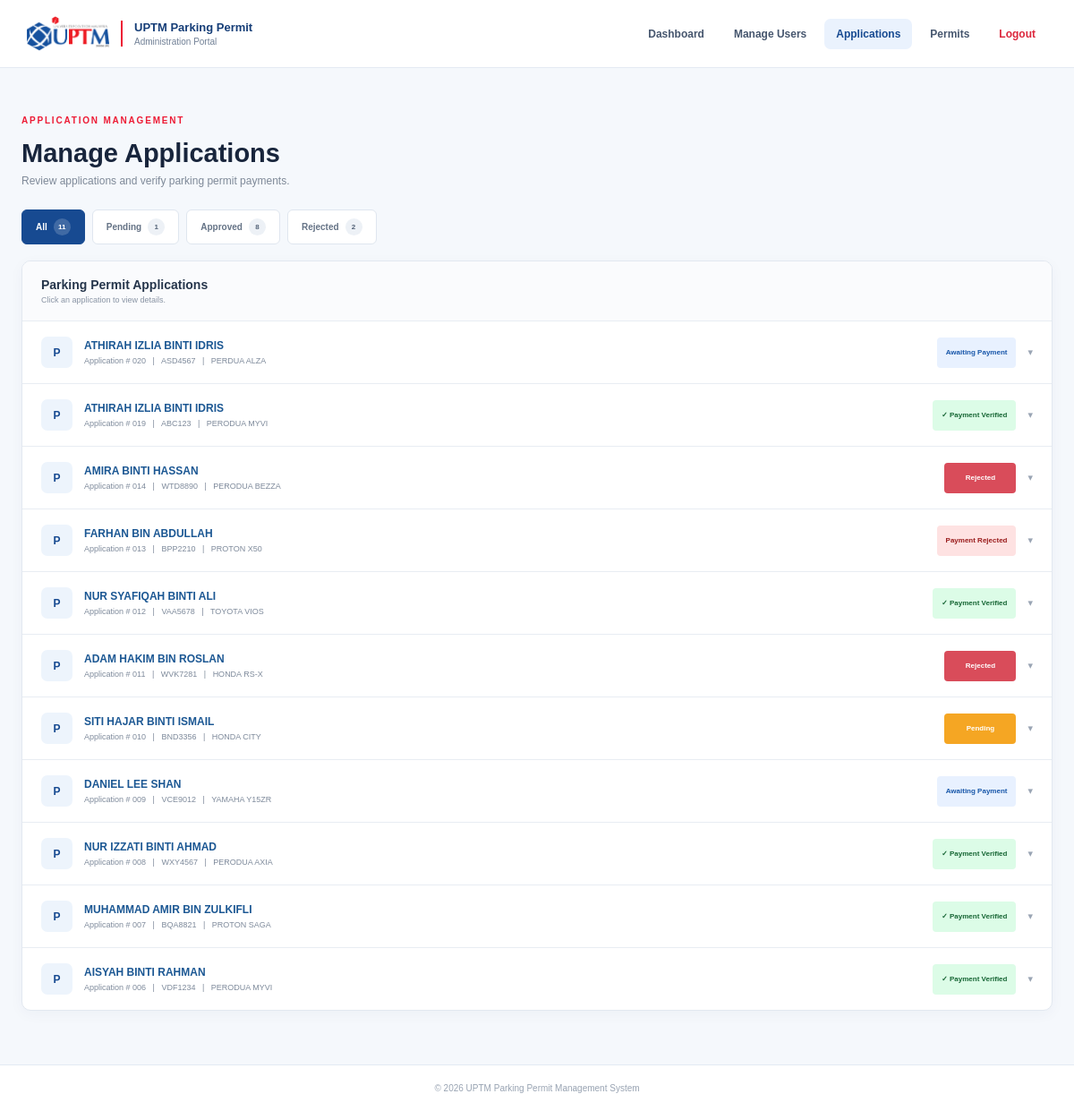
/manage_applications.php (signed in), run on the app's committed database.
### tables this page shows
CREATE TABLE `permit_applications` (
  `application_id` int(11) NOT NULL,
  `user_id` int(11) NOT NULL,
  `vehicle_id` int(11) NOT NULL,
  `application_date` datetime NOT NULL DEFAULT current_timestamp(),
  `status` enum('Pending','Approved','Rejected') NOT NULL DEFAULT 'Pending',
  `admin_remark` varchar(255) DEFAULT NULL,
  `reviewed_at` datetime DEFAULT NULL
);

CREATE TABLE `users` (
  `user_id` int(11) NOT NULL,
  `full_name` varchar(100) NOT NULL,
  `email` varchar(100) NOT NULL,
  `password` varchar(255) NOT NULL,
  `role` enum('Student','Staff','Admin') NOT NULL,
  `created_at` timestamp NOT NULL DEFAULT current_timestamp()
);

CREATE TABLE `vehicles` (
  `vehicle_id` int(11) NOT NULL,
  `user_id` int(11) NOT NULL,
  `plate_number` varchar(20) NOT NULL,
  `vehicle_type` varchar(50) NOT NULL,
  `vehicle_model` varchar(100) NOT NULL,
  `vehicle_colour` varchar(50) NOT NULL
);

CREATE TABLE `payments` (
  `payment_id` int(11) NOT NULL,
  `application_id` int(11) NOT NULL,
  `payment_amount` decimal(10,2) NOT NULL,
  `payment_method` enum('Bank Transfer','Cash Deposit') NOT NULL,
  `payment_reference` varchar(100) NOT NULL,
  `payment_proof` varchar(255) NOT NULL,
  `payment_date` datetime NOT NULL DEFAULT current_timestamp(),
  `payment_status` enum('Pending Verification','Paid','Rejected') NOT NULL DEFAULT 'Pending Verification',
  `admin_remark` varchar(255) DEFAULT NULL,
  `verified_at` datetime DEFAULT NULL
);

### manage_applications.php (the view, shortened to what this page needs)
<?php
require_once "db.php";
function e($value)
{
    return htmlspecialchars((string)$value, ENT_QUOTES, "UTF-8");
}
$status_filter = $_GET["status"] ?? "";
$count_sql = "SELECT COUNT(*) AS total, SUM(status = 'Pending') AS pending, SUM(status = 'Approved') AS approved, SUM(status = 'Rejected') AS rejected
              FROM permit_applications";
$count_result = mysqli_query($connect, $count_sql);
$count_data = mysqli_fetch_assoc($count_result);
$total_applications = (int)($count_data["total"] ?? 0);
$total_pending = (int)($count_data["pending"] ?? 0);
$total_approved = (int)($count_data["approved"] ?? 0);
$total_rejected = (int)($count_data["rejected"] ?? 0);
$sql = "SELECT
            a.application_id, a.application_date, a.status,a.admin_remark,
            u.full_name, u.email, u.role,
            v.plate_number, v.vehicle_type, v.vehicle_model, v.vehicle_colour,
            pay.payment_id,
            pay.payment_amount,
            pay.payment_method,
            pay.payment_reference,
            pay.payment_proof,
            pay.payment_date,
            pay.payment_status,
            pay.admin_remark AS payment_admin_remark,
            pay.verified_at
        FROM permit_applications a
        INNER JOIN users u
            ON a.user_id = u.user_id
        INNER JOIN vehicles v
            ON a.vehicle_id = v.vehicle_id
        LEFT JOIN payments pay
            ON pay.payment_id = (
                SELECT p2.payment_id
                FROM payments p2
                WHERE p2.application_id = a.application_id
                ORDER BY p2.payment_id DESC
                LIMIT 1)";
if ($status_filter !== "") {
    $sql .= " WHERE a.status = ? ORDER BY a.application_id DESC";
    $stmt = mysqli_prepare($connect, $sql);
    mysqli_stmt_bind_param($stmt, "s",$status_filter);
    mysqli_stmt_execute($stmt);
    $result = mysqli_stmt_get_result($stmt);
} else {
    $sql .= " ORDER BY a.application_id DESC";
    $result = mysqli_query($connect, $sql);
}
?>
<!DOCTYPE html>
<html lang="en">
<head>
    <link rel="stylesheet" href="style.css?v=9">
</head>
<body class="admin-page">
<header class="admin-header">
    <a href="admin_dashboard.php" class="admin-brand">
        <img src="images/uptm-logo.png" alt="UPTM Logo" class="admin-logo">
        <div class="admin-brand-text">
            <strong>UPTM Parking Permit</strong>
            <span>Administration Portal</span>
        </div>
    </a>
    <nav class="admin-nav">
        <a href="admin_dashboard.php" class="admin-nav-link">Dashboard</a>
        <a href="manage_users.php" class="admin-nav-link">Manage Users</a>
        <a href="manage_applications.php" class="admin-nav-link active">Applications</a>
        <a href="manage_permits.php" class="admin-nav-link">Permits</a>
        <a href="logout.php"class="admin-nav-link admin-logout">Logout</a>
    </nav>
</header>
<main class="admin-main">
    <section class="manage-page-heading">
        <span class="admin-eyebrow">
            APPLICATION MANAGEMENT
        </span>
        <h1>Manage Applications</h1>
        <p>Review applications and verify parking permit payments.</p>
    </section>
    <section class="application-filter-tabs">
        <a href="manage_applications.php" class="<?php
            echo $status_filter === "" ? "filter-tab active" : "filter-tab";
            ?>"
        >
            All
            <span>
                <?php echo $total_applications; ?>
            </span>
        </a>
        <a href="manage_applications.php?status=Pending" class="<?php
            echo $status_filter === "Pending" ? "filter-tab active": "filter-tab";
            ?>"
        >
            Pending
            <span>
                <?php echo $total_pending; ?>
            </span>
        </a>
        <a href="manage_applications.php?status=Approved" class="<?php
            echo $status_filter === "Approved" ? "filter-tab active" : "filter-tab";
            ?>"
        >
            Approved
            <span>
                <?php echo $total_approved; ?>
            </span>
        </a>
        <a href="manage_applications.php?status=Rejected" class="<?php
            echo $status_filter === "Rejected" ? "filter-tab active" : "filter-tab";
            ?>"
        >
            Rejected
            <span>
                <?php echo $total_rejected; ?>
            </span>
        </a>
    </section>
    <section class="application-list-container">
        <div class="application-list-header">
            <div>
                <h2>Parking Permit Applications</h2>
                <p>Click an application to view details.</p>
            </div>
        </div>
        <?php if (mysqli_num_rows($result) > 0): ?>
            <?php while ($application = mysqli_fetch_assoc($result)): ?>
                <details class="application-item">
                    <summary class="application-row">
                        <div class="application-row-left">
                            <div class="application-icon">P</div>
                            <div>
                                <h3><?php echo e($application["full_name"]);?></h3>
                                <p>
                                    Application #
                                    <?php
                                    echo str_pad($application["application_id"],3,"0",STR_PAD_LEFT);
                                    ?>
                                    &nbsp; | &nbsp;
                                    <?php
                                    echo e($application["plate_number"]);
                                    ?>
                                    &nbsp; | &nbsp;
                                    <?php
                                    echo e($application["vehicle_model"]);
                                    ?>
                                </p>
                            </div>
                        </div>
                        <div class="application-row-right">
                            <?php
                            $display_status = $application["status"];
                            $display_class = strtolower($application["status"]);
                            if ($application["status"] === "Approved") {
                                if (empty($application["payment_id"])) {
                                    $display_status = "Awaiting Payment";
                                    $display_class = "awaiting-payment";
                                } elseif ($application["payment_status"] === "Pending Verification") {
                                    $display_status = "Verify Payment";
                                    $display_class = "verify-payment";
                                } elseif ($application["payment_status"] === "Rejected") {
                                    $display_status = "Payment Rejected";
                                    $display_class = "payment-rejected";
                                } elseif ($application["payment_status"] === "Paid") {
                                    $display_status = "Payment Verified";
                                    $display_class = "payment-verified";
                                }
                            }
                            ?>
                            <span class="status-badge status-<?php echo $display_class; ?>">
                                <?php if (
                                    $display_status === "Approved" ||
                                    $display_status === "Payment Verified"
                                ): ?>
                                    &#10003;
                                <?php endif; ?>
                                <?php echo e($display_status); ?>
                            </span>
                            <span class="application-arrow">
                                &#9662;
                            </span>
                        </div>
                    </summary>
                </details>
            <?php endwhile; ?>
        <?php endif; ?>
    </section>
</main>
<footer class="admin-footer">
    &copy;
    <?php echo date("Y"); ?>
    UPTM Parking Permit Management System
</footer>
</body>
</html>

### data on the page
permit_applications: user.full_name "ATHIRAH IZLIA BINTI IDRIS", application_id "020", vehicle.plate_number "ASD4567", vehicle.vehicle_model "PERDUA ALZA", display_status "Awaiting Payment"
permit_applications: user.full_name "ATHIRAH IZLIA BINTI IDRIS", application_id "019", vehicle.plate_number "ABC123", vehicle.vehicle_model "PERODUA MYVI", payments.payment_id+payment_status "Payment Verified"
permit_applications: user.full_name "AMIRA BINTI HASSAN", application_id "014", vehicle.plate_number "WTD8890", vehicle.vehicle_model "PERODUA BEZZA", status "Rejected"
permit_applications: user.full_name "FARHAN BIN ABDULLAH", application_id "013", vehicle.plate_number "BPP2210", vehicle.vehicle_model "PROTON X50", payments.payment_id+payment_status "Payment Rejected"
permit_applications: user.full_name "NUR SYAFIQAH BINTI ALI", application_id "012", vehicle.plate_number "VAA5678", vehicle.vehicle_model "TOYOTA VIOS", payments.payment_id+payment_status "Payment Verified"
permit_applications: user.full_name "ADAM HAKIM BIN ROSLAN", application_id "011", vehicle.plate_number "WVK7281", vehicle.vehicle_model "HONDA RS-X", status "Rejected"
permit_applications: user.full_name "SITI HAJAR BINTI ISMAIL", application_id "010", vehicle.plate_number "BND3356", vehicle.vehicle_model "HONDA CITY", status "Pending"
permit_applications: user.full_name "DANIEL LEE SHAN", application_id "009", vehicle.plate_number "VCE9012", vehicle.vehicle_model "YAMAHA Y15ZR", display_status "Awaiting Payment"
permit_applications: user.full_name "NUR IZZATI BINTI AHMAD", application_id "008", vehicle.plate_number "WXY4567", vehicle.vehicle_model "PERODUA AXIA", payments.payment_id+payment_status "Payment Verified"
permit_applications: user.full_name "MUHAMMAD AMIR BIN ZULKIFLI", application_id "007", vehicle.plate_number "BQA8821", vehicle.vehicle_model "PROTON SAGA", payments.payment_id+payment_status "Payment Verified"
permit_applications: user.full_name "AISYAH BINTI RAHMAN", application_id "006", vehicle.plate_number "VDF1234", vehicle.vehicle_model "PERODUA MYVI", payments.payment_id+payment_status "Payment Verified"

### other printed values
$total_applications "11"
$total_pending "1"
$total_approved "8"
$total_rejected "2"
